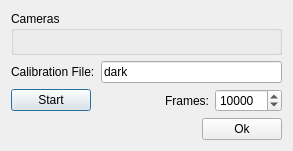
<?xml version="1.0" encoding="UTF-8"?>
<ui version="4.0">
 <class>Dialog</class>
 <widget class="QDialog" name="Dialog">
  <property name="geometry">
   <rect>
    <x>0</x>
    <y>0</y>
    <width>293</width>
    <height>151</height>
   </rect>
  </property>
  <property name="windowTitle">
   <string>Dialog</string>
  </property>
  <layout class="QVBoxLayout" name="verticalLayout">
   <item>
    <widget class="QGroupBox" name="cameraGroupBox">
     <property name="sizePolicy">
      <sizepolicy hsizetype="Preferred" vsizetype="MinimumExpanding">
       <horstretch>0</horstretch>
       <verstretch>0</verstretch>
      </sizepolicy>
     </property>
     <property name="title">
      <string>Cameras</string>
     </property>
    </widget>
   </item>
   <item>
    <layout class="QHBoxLayout" name="horizontalLayout_3">
     <item>
      <widget class="QLabel" name="calibrationFileLabel">
       <property name="text">
        <string>Calibration File:</string>
       </property>
      </widget>
     </item>
     <item>
      <widget class="QLineEdit" name="calibrationFileLineEdit">
       <property name="text">
        <string>dark</string>
       </property>
      </widget>
     </item>
    </layout>
   </item>
   <item>
    <layout class="QHBoxLayout" name="horizontalLayout">
     <item>
      <widget class="QPushButton" name="startButton">
       <property name="text">
        <string>Start</string>
       </property>
      </widget>
     </item>
     <item>
      <spacer name="horizontalSpacer">
       <property name="orientation">
        <enum>Qt::Horizontal</enum>
       </property>
       <property name="sizeHint" stdset="0">
        <size>
         <width>40</width>
         <height>20</height>
        </size>
       </property>
      </spacer>
     </item>
     <item>
      <widget class="QLabel" name="framesLabel">
       <property name="text">
        <string>Frames:</string>
       </property>
       <property name="alignment">
        <set>Qt::AlignRight|Qt::AlignTrailing|Qt::AlignVCenter</set>
       </property>
      </widget>
     </item>
     <item>
      <widget class="QSpinBox" name="framesSpinBox">
       <property name="minimum">
        <number>10</number>
       </property>
       <property name="maximum">
        <number>1000000</number>
       </property>
       <property name="value">
        <number>10000</number>
       </property>
      </widget>
     </item>
    </layout>
   </item>
   <item>
    <layout class="QHBoxLayout" name="horizontalLayout_2">
     <item>
      <spacer name="horizontalSpacer_2">
       <property name="orientation">
        <enum>Qt::Horizontal</enum>
       </property>
       <property name="sizeHint" stdset="0">
        <size>
         <width>40</width>
         <height>20</height>
        </size>
       </property>
      </spacer>
     </item>
     <item>
      <widget class="QPushButton" name="okButton">
       <property name="text">
        <string>Ok</string>
       </property>
      </widget>
     </item>
    </layout>
   </item>
  </layout>
 </widget>
 <resources/>
 <connections/>
</ui>
